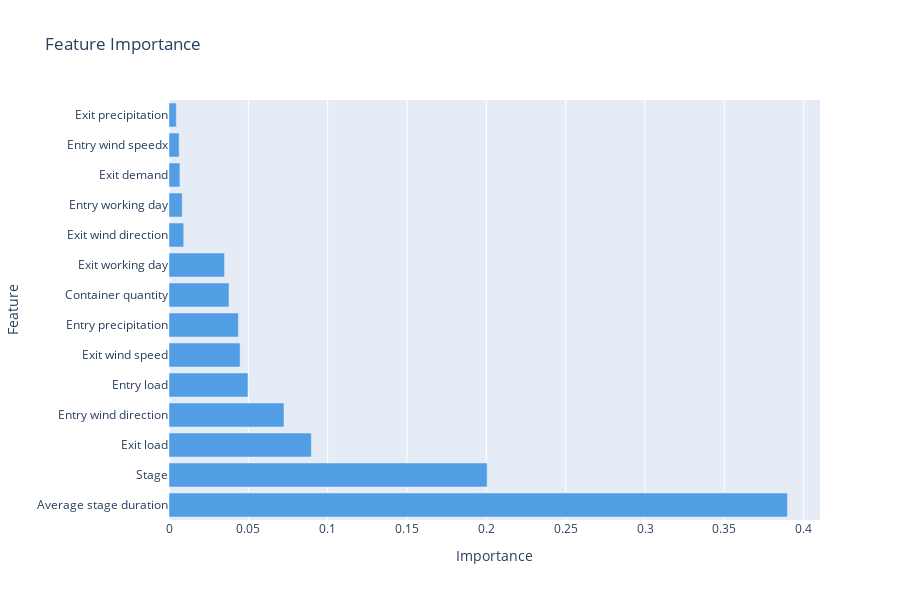

The cell this chart's notebook holds for it:
### Code cell
feature_rename = {
'Inverted':'Direction',
'PerfMean':'Average stage duration', 
'PerfStd':'Deviation of stage duration', 
'EntryLoad':'Entry load', 
'ExitLoad':'Exit load',
'EntryDemand':'Entry demand',
'ExitDemand':'Exit demand',
'Distance':'Distance',
'ContainerQuantity':'Container quantity',
'Stage':'Stage',
'Entry_Working_Day':'Entry working day',
'Exit_Working_Day':'Exit working day',
'Entry_precipitation_sum':'Entry precipitation',
'Entry_rain_sum':'Entry rain',
'Entry_snowfall_sum':'Entry snowfall',
'Entry_wind_speed_10m_max':'Entry wind speedx',
'Entry_wind_gusts_10m_max':'Entry wind gusts',
'Entry_wind_direction_10m_dominant':'Entry wind direction',
'Exit_precipitation_sum':'Exit precipitation',
'Exit_rain_sum':'Exit rain',
'Exit_snowfall_sum':'Exit snowfall',
'Exit_wind_speed_10m_max':'Exit wind speed',
'Exit_wind_gusts_10m_max':'Exit wind gusts',
'Exit_wind_direction_10m_dominant':'Exit wind direction',
}


importances = model.feature_importances_

feature_importance_df = pd.DataFrame({
    'Feature': X.columns.map(feature_rename),
    'Importance': importances
})


threshold = 0.001  # Set your threshold here
feature_importance_df = feature_importance_df[feature_importance_df['Importance'] >= threshold]

# Sort the DataFrame by importance
feature_importance_df = feature_importance_df.sort_values(by='Importance', ascending=False)

# Create bar chart
fig = go.Figure(go.Bar(
    x=feature_importance_df['Importance'],
    y=feature_importance_df['Feature'],
    orientation='h',
    marker=dict(color='#519EE5')
))

# Update layout
fig.update_layout(title='Feature Importance',
                  xaxis_title='Importance',
                  yaxis_title='Feature',
                  yaxis=dict(automargin=True),
                  height=600,
                 )

# Show plot
fig.show()

### Figure 1 — Plotly figure (JSON) as saved in the notebook; plotly's stock layout.template omitted (floating-point values rounded to 4 significant figures)
{"data": [{"marker": {"color": "#519EE5"}, "orientation": "h", "type": "bar", "x": [0.3898, 0.2005, 0.0897, 0.07249, 0.04976, 0.04478, 0.04369, 0.03783, 0.03502, 0.009303, 0.00834, 0.006874, 0.00638, 0.004607], "y": ["Average stage duration", "Stage", "Exit load", "Entry wind direction", "Entry load", "Exit wind speed", "Entry precipitation", "Container quantity", "Exit working day", "Exit wind direction", "Entry working day", "Exit demand", "Entry wind speedx", "Exit precipitation"]}], "layout": {"height": 600, "title": {"text": "Feature Importance"}, "xaxis": {"title": {"text": "Importance"}}, "yaxis": {"automargin": true, "title": {"text": "Feature"}}}}
